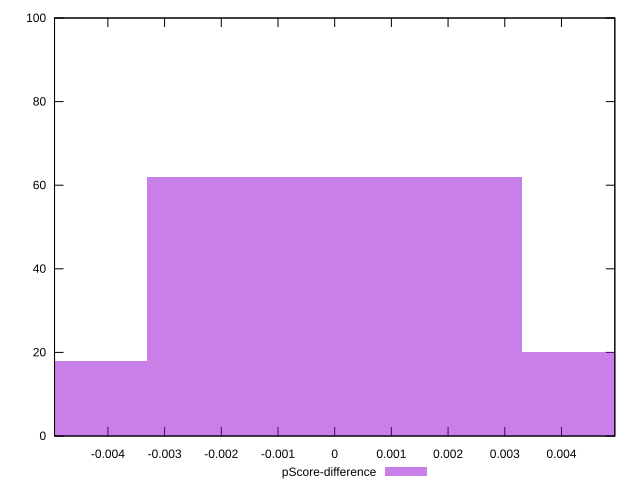

Source code (gnuplot):
reset

$pScoreDifference <<EOF
0 62
-0.006621311514091222 18
0.006621311514091222 20
EOF

set key outside below
set boxwidth 0.006621311514091222
set xrange [-0.004941176470588227:0.004941176470588227]
set yrange [0:100]
set trange [0:100]
set style fill transparent solid 0.5 noborder
set terminal svg size 640, 490 enhanced background rgb 'white'
set output "reprap/render-blocking-resources/samples/pages+cached+noexternal+nomedia+nocss+nojs/pScore-difference/histogram.svg"

plot $pScoreDifference title "pScore-difference" with boxes

reset
